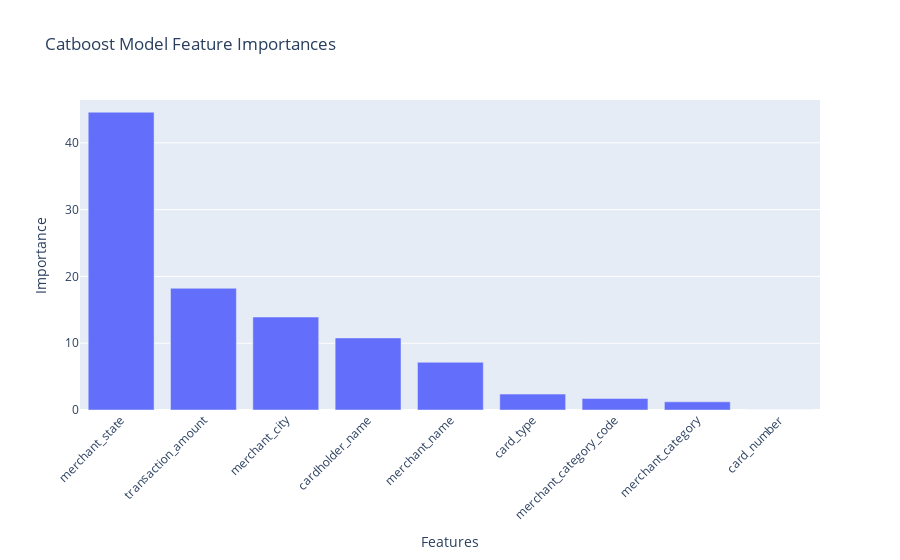

The notebook cell this image was saved under:
### Markdown cell above
## The Model Feature Importance

### Code cell
# Get the feature importance values
feature_importance = cb.feature_importances_

# Get feature names
feature_names = cb.feature_names_

# sort features in descending orders
sorted_indices = np.argsort(feature_importance)[::-1]
sorted_feature_importance = feature_importance[sorted_indices]
sorted_feature_names = np.array(feature_names)[sorted_indices]

# Create a bar plot
fig = go.Figure(data=[go.Bar(x=sorted_feature_names, y=sorted_feature_importance)])

fig.update_layout(title="Catboost Model Feature Importances", xaxis_title="Features", yaxis_title="Importance", xaxis_tickangle=-45)
fig.show()

### Figure 1 — Plotly figure (JSON) as saved in the notebook; plotly's stock layout.template omitted (floating-point values rounded to 4 significant figures)
{"data": [{"type": "bar", "x": ["merchant_state", "transaction_amount", "merchant_city", "cardholder_name", "merchant_name", "card_type", "merchant_category_code", "merchant_category", "card_number"], "y": [44.59, 18.22, 13.92, 10.79, 7.147, 2.381, 1.726, 1.222, 0]}], "layout": {"autosize": true, "title": {"text": "Catboost Model Feature Importances"}, "xaxis": {"autorange": false, "range": [-0.5, 8.49], "tickangle": -45, "title": {"text": "Features"}, "type": "category"}, "yaxis": {"autorange": false, "range": [0, 46.41], "title": {"text": "Importance"}, "type": "linear"}}}
